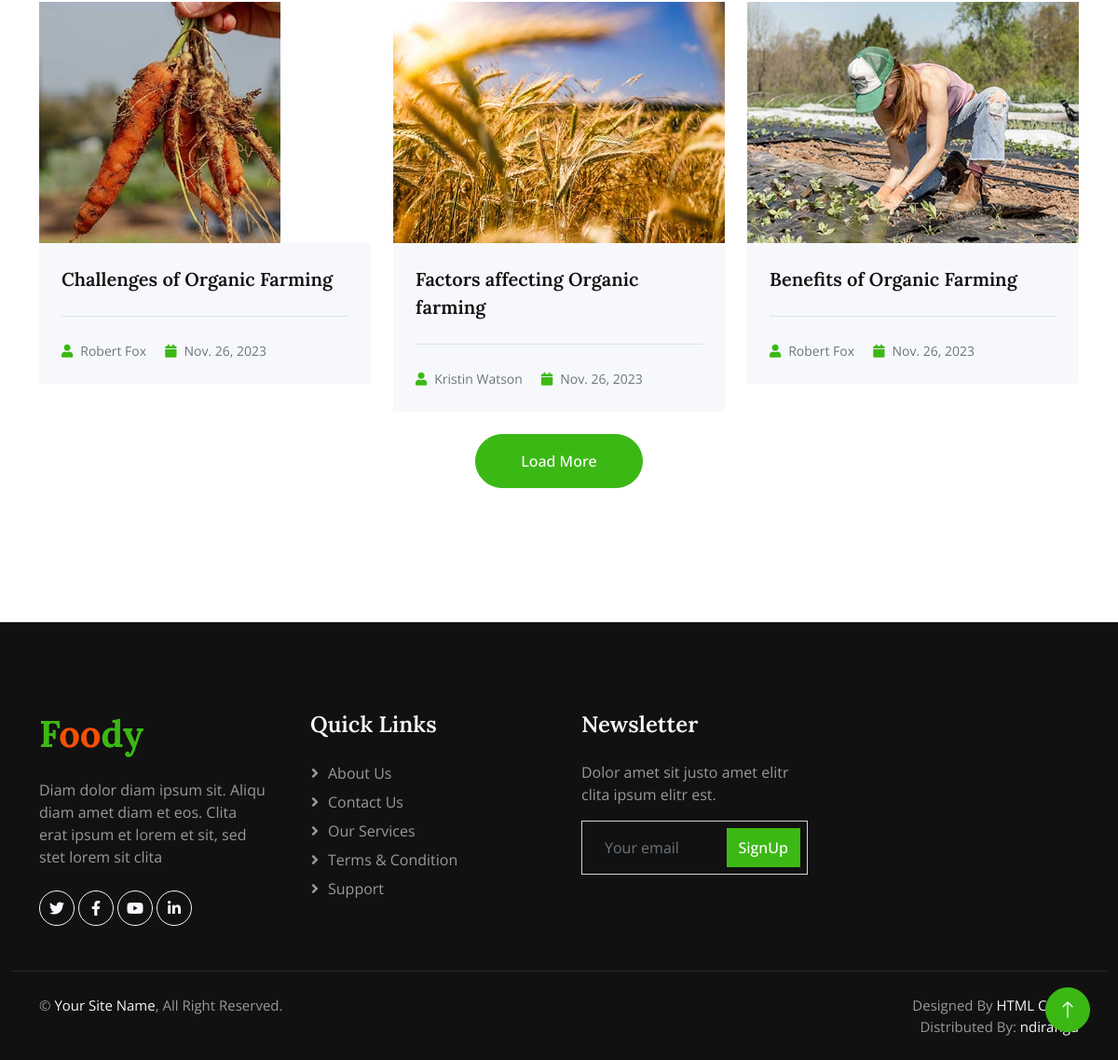
/blogs/ (lower part), run on an earlier commit of the app's database.
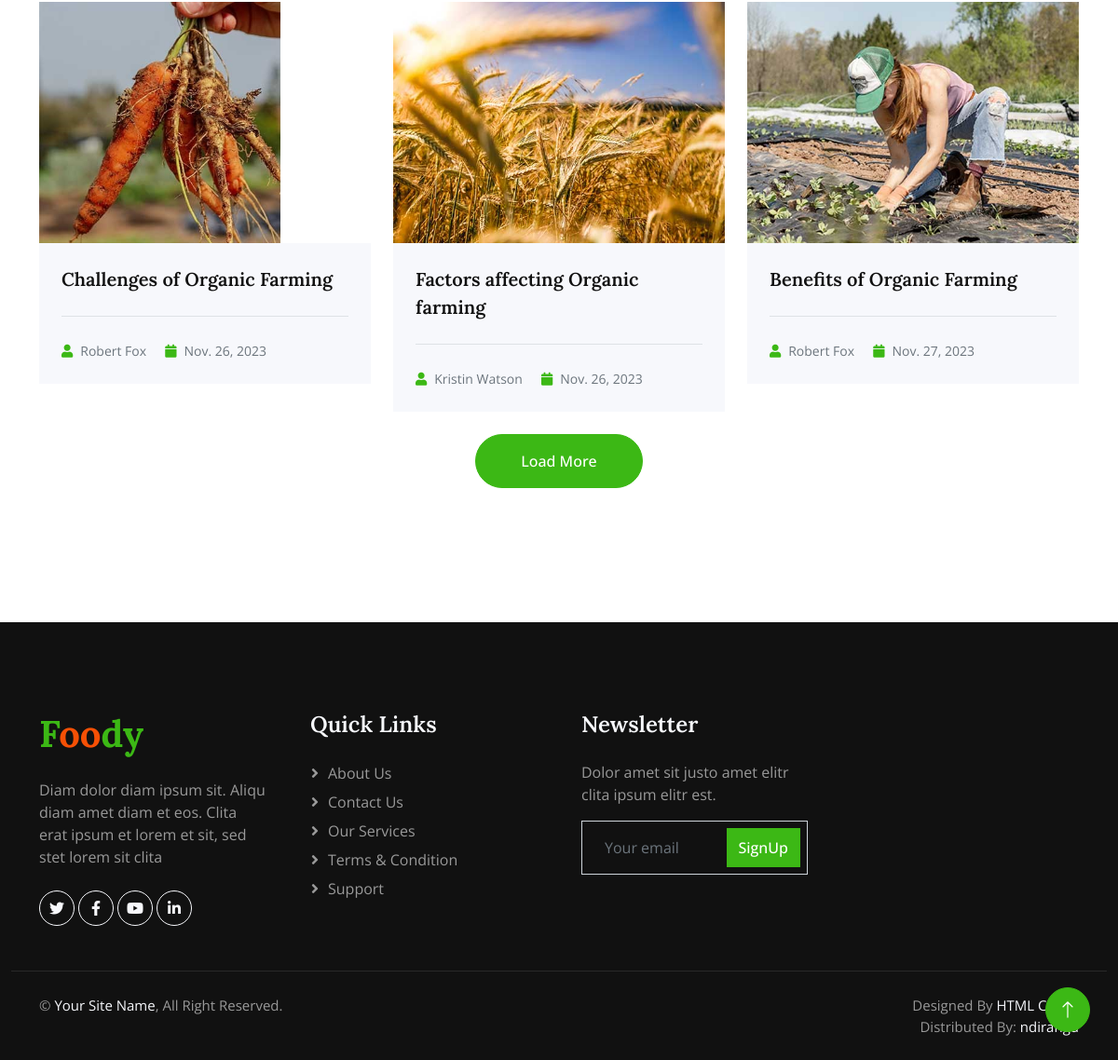
And on a later commit of the database.
### Store/models.py (models this page shows, shortened)
class Blog(models.Model):
    thumbnail = models.ImageField(upload_to="uploads/blogs", default="uploads/blogs.blogs.jpg")
    title = models.CharField(max_length=100, blank=False, null=False)
    author = models.CharField(max_length=100, blank=False, null=False)
    date = models.DateField(auto_now=True)
    content = models.TextField(blank=False, null=True, max_length=50000)

### Store/views.py (the view)
# urls.py: path("blogs/", views.blogs, name="blogs"),
def blogs(request):
    blog = Blog.objects.all()
    return render(request, "blog.html", {'navbar':'blogs', 'blog':blog})

### Basket/cart.py (called while the page is built)
    def __len__(self):
        return  len(self.cart)

### Basket/context_processor.py (called while the page is built)
def cart(request):
    return {'cart': Cart(request)}

### Store/templates/blog.html (shortened to what this page needs)
{% extends 'layout.html' %}
{% load static %}
{% block body %}
            {% if blog %}
    <div class="container-xxl py-6">
        <div class="container">
                <div class="row g-4">
                {% for blog in blog|slice:":9" %}
                    <div class="col-lg-4 col-md-6 wow fadeInUp" data-wow-delay="0.1s">
                    <img class="img-fluid" src="/media/{{ blog.thumbnail }}" alt="">
                    <div class="bg-light p-4">
                        <a class="d-block h5 lh-base mb-4" href="{% url 'Store:blogcontent' blog.id %}">{{ blog.title }}</a>
                        <div class="text-muted border-top pt-4">
                            <small class="me-3"><i class="fa fa-user text-primary me-2"></i>{{ blog.author }}</small>
                            <small class="me-3"><i class="fa fa-calendar text-primary me-2"></i>{{ blog.date }}</small>
                        </div>
                    </div>
                </div>
                {% endfor %}
                <div class="col-12 text-center wow fadeInUp" data-wow-delay="0.1s">
                    <a class="btn btn-primary rounded-pill py-3 px-5" href="">Load More</a>
                </div>
            </div>
        </div>
    </div>
            {% else %}
                <h3 class="text-danger">No Blogs Posted Yet</h3>
            {% endif %}
{% endblock %}

What changed in the data, as far as the page shows it:
changed Blog "Benefits of Organic Farming": date "Nov. 26, 2023" → "Nov. 27, 2023"
